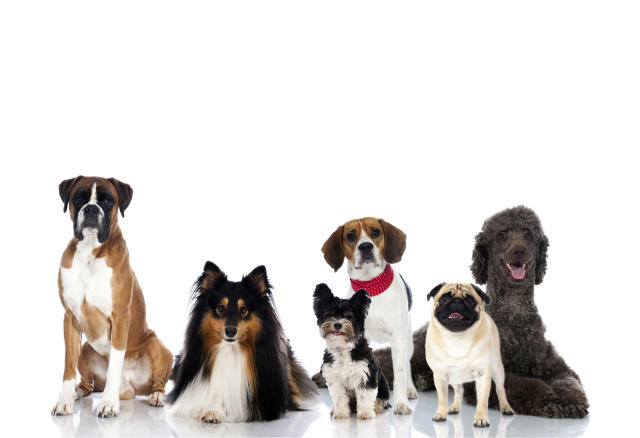
#> input picture dogs2.jpg, 640 x 438 px, found by its file name
$ python threshold.py
#> lines starting #> are read from the running program, lines starting #| are printed output that depends on the picture; after the words box and inside, x2 and y2 are one past the last pixel; in counts of white or black regions, pixels touching at a corner belong together
# egment objects from the background based on pixel intensity

import cv2

image = cv2.imread('dogs2.jpg', 0)  # Load image in grayscale
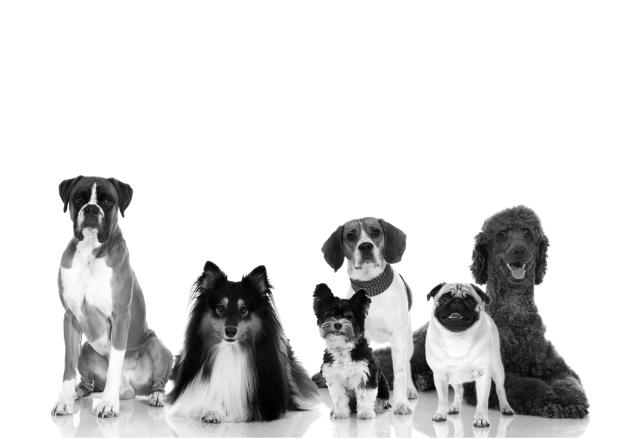
#> image: shape (438, 640); min 0, max 255, mean 216.5
_, thresholded = cv2.threshold(image, 127, 255, cv2.THRESH_BINARY)
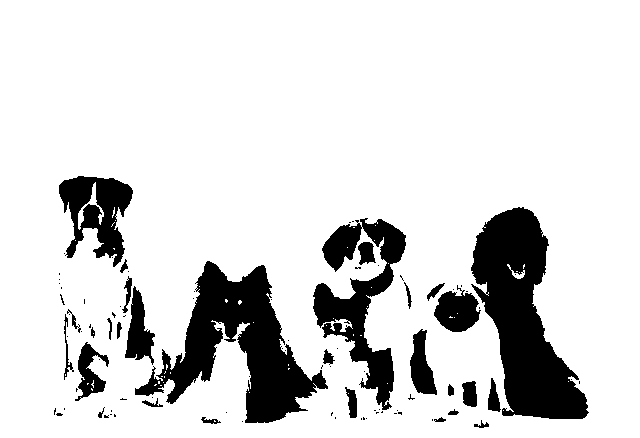
#> thresholded: shape (438, 640); 85% white; 95 black regions (66 under 20 px), largest, box (x1, y1, x2, y2) and area: (471, 207, 589, 419) 12728, (135, 261, 328, 423) 11941, (313, 218, 406, 410) 6600
cv2.imshow('Thresholded Image', thresholded)
cv2.waitKey(0)
